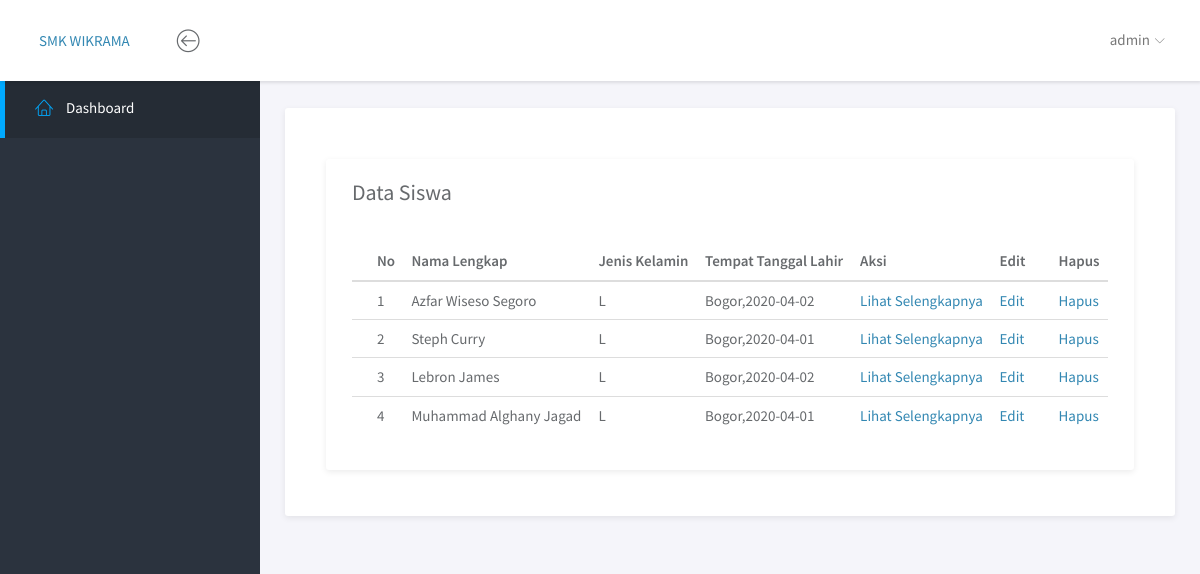
/admin/datasiswa.php (signed in), run on the app's committed database.
### tables this page shows
CREATE TABLE `siswa` (
  `id` int(10) UNSIGNED NOT NULL,
  `jalur` varchar(30) NOT NULL,
  `nama_lengkap` varchar(255) NOT NULL,
  `nama_panggilan` varchar(255) NOT NULL,
  `jk` varchar(255) NOT NULL,
  `tempat_lahir` varchar(255) NOT NULL,
  `tgl_lahir` date NOT NULL,
  `agama` varchar(255) NOT NULL,
  `cita` varchar(255) NOT NULL,
  `hoby` varchar(255) NOT NULL,
  `anak_ke` varchar(255) NOT NULL,
  `sodara_kandung` bigint(20) NOT NULL,
  `sodara_tiri` bigint(20) NOT NULL,
  `sodara_angkat` bigint(20) NOT NULL,
  `berat_badan` bigint(20) NOT NULL,
  `tinggi_badan` bigint(20) NOT NULL,
  `goldar` varchar(255) NOT NULL,
  `alamat` longtext NOT NULL,
  `no_telp_rumah` varchar(20) NOT NULL,
  `email` varchar(255) NOT NULL,
  `tinggal_dengan` varchar(255) NOT NULL,
  `penyakit` varchar(255) NOT NULL,
  `kelainan` varchar(255) NOT NULL,
  `nama_ayah` varchar(255) NOT NULL,
  `tempat_lahir_ayah` varchar(255) NOT NULL,
  `tgl_lahir_ayah` date NOT NULL,
  `pekerjaan_ayah` varchar(255) NOT NULL,
  `pendidikan_ayah` varchar(255) NOT NULL,
  `warga_ayah` varchar(255) NOT NULL,
  `agama_ayah` varchar(255) NOT NULL,
  `no_hp_ayah` varchar(20) NOT NULL,
  `nama_ibu` varchar(255) NOT NULL,
  `tempat_lahir_ibu` varchar(255) NOT NULL,
  `tgl_lahir_ibu` date NOT NULL,
  `pekerjaan_ibu` varchar(255) NOT NULL,
  `pendidikan_ibu` varchar(255) NOT NULL,
  `warga_ibu` varchar(255) NOT NULL,
  `agama_ibu` varchar(255) NOT NULL,
  `no_hp_ibu` varchar(20) NOT NULL,
  `pai_sm1` bigint(20) NOT NULL,
  `pai_sm2` bigint(20) NOT NULL,
  `pai_sm3` bigint(20) NOT NULL,
  `pai_sm4` bigint(20) NOT NULL,
  `pai_sm5` bigint(20) NOT NULL,
  `indo_sm1` bigint(20) NOT NULL,
  `indo_sm2` bigint(20) NOT NULL,
  `indo_sm3` bigint(20) NOT NULL,
  `indo_sm4` bigint(20) NOT NULL,
  `indo_sm5` bigint(20) NOT NULL,
  `ing_sm1` bigint(20) NOT NULL,
  `ing_sm2` bigint(20) NOT NULL,
  `ing_sm3` bigint(20) NOT NULL,
  `ing_sm4` bigint(20) NOT NULL,
  `ing_sm5` bigint(20) NOT NULL,
  `mtk_sm1` bigint(20) NOT NULL,
  `mtk_sm2` bigint(20) NOT NULL,
  `mtk_sm3` bigint(20) NOT NULL,
  `mtk_sm4` bigint(20) NOT NULL,
  `mtk_sm5` bigint(20) NOT NULL,
  `ipa_sm1` bigint(20) NOT NULL,
  `ipa_sm2` bigint(20) NOT NULL,
  `ipa_sm3` bigint(20) NOT NULL,
  `ipa_sm4` bigint(20) NOT NULL,
  `ipa_sm5` bigint(20) NOT NULL,
  `ips_sm1` bigint(20) NOT NULL,
  `ips_sm2` bigint(20) NOT NULL,
  `ips_sm3` bigint(20) NOT NULL,
  `ips_sm4` bigint(20) NOT NULL,
  `ips_sm5` bigint(20) NOT NULL,
  `prestasi` varchar(255) NOT NULL,
  `info` varchar(255) NOT NULL
);

### admin/datasiswa.php (the view, shortened to what this page needs)
<?php
        include'../config/koneksi.php';
?>
<!doctype html>
<html lang="en">
<head>
	<link rel="stylesheet" href="assets/vendor/bootstrap/css/bootstrap.min.css">
	<link rel="stylesheet" href="assets/vendor/font-awesome/css/font-awesome.min.css">
	<link rel="stylesheet" href="assets/vendor/linearicons/style.css">
	<link rel="stylesheet" href="assets/vendor/chartist/css/chartist-custom.css">
	<link rel="stylesheet" href="assets/css/main.css">
	<link rel="stylesheet" href="assets/css/demo.css">
</head>
<body>
	<div id="wrapper">
		<nav class="navbar navbar-default navbar-fixed-top">
			<div class="brand">
				<a href="">SMK WIKRAMA</a>
			</div>
			<div class="container-fluid">
				<div class="navbar-btn">
					<button type="button" class="btn-toggle-fullwidth"><i class="lnr lnr-arrow-left-circle"></i></button>
				</div>
				<form class="navbar-form navbar-left">
				</form>
				<div id="navbar-menu">
					<ul class="nav navbar-nav navbar-right">
						<li class="dropdown">
							<a href="#" class="dropdown-toggle" data-toggle="dropdown"> <span><?php echo $_SESSION['username'] ?></span> <i class="icon-submenu lnr lnr-chevron-down"></i></a>
						</li>
					</ul>
				</div>
			</div>
		</nav>
		<div id="sidebar-nav" class="sidebar">
			<div class="sidebar-scroll">
				<nav>
					<ul class="nav">
						<li><a href="datasiswa.php" class="active"><i class="lnr lnr-home"></i> <span>Dashboard</span></a></li>
					</ul>
				</nav>
			</div>
		</div>
		<div class="main">
			<div class="main-content">
				<div class="container-fluid">
					<div class="panel panel-headline">
						<div class="panel-heading">
						</div>
						<div class="panel-body">
							<div class="col-md-12">
							<div class="panel">
								<div class="panel-heading">
									<h3 class="panel-title">Data Siswa</h3>
								</div>
								<div class="panel-body">
									<table class="table table-hover">
										<div class="text-center">
											<thead>
											<tr>
												<th>No</th>
												<th>Nama Lengkap</th>
												<th>Jenis Kelamin</th>
												<th>Tempat Tanggal Lahir</th>
												<th>Aksi</th>
												<th>Edit</th>
												<th>Hapus</th>
											</tr>
										</thead>
										</div>
										<tbody>
											<?php
						                    $no=0;
						                    $sql=mysqli_query($con,"SELECT * FROM siswa");
						                    while($r=mysqli_fetch_array($sql)){
						                        $no++;?>
											<tr>
												<td><?php echo $no; ?></td>
												<td><?php echo $r['nama_lengkap'];?></td>
												<td><?php echo $r['jk'];?></td>
												<td><?php echo $r['tempat_lahir'];?>,<?php echo $r['tgl_lahir'];?></td>
												<td><a href="profile.php?id=<?php echo $r['id']; ?>">Lihat Selengkapnya</a></td>
												<td><a href="edit.php?id=<?php echo $r['id']; ?>">Edit</td>
												<td><a href="delete.php?id=<?php echo $r['id']; ?>" onClick="return confirm('Hapus data ?')">Hapus</a></td>
											</tr>
										<?php } ?>
										</tbody>
									</table>
								</div>
							</div>
						</div>
						</div>
					</div>
						</div>
					</div>
				</div>
			</div>
</body>
</html>

### admin/assets/css/main.css (style rules this page uses)
html { position: relative; min-height: 100%; }
body { background-color: #F3F5F8; font-family: "Source Sans Pro", sans-serif; font-size: 15px; color: #676a6d; }
a { color: #3287B2; }
th { font-weight: 600; }
#wrapper .sidebar { -webkit-transition: all 0.3s ease-in-out; -moz-transition: all 0.3s ease-in-out; -ms-transition: all 0.3s ease-in-out; -o-transition: all 0.3s ease-in-out; transition: all 0.3s ease-in-out; width: 260px; height: 100%; float: left; background-color: #2B333E; position: fixed; left: 0; }
#wrapper .main { -webkit-transition: all 0.3s ease-in-out; -moz-transition: all 0.3s ease-in-out; -ms-transition: all 0.3s ease-in-out; -o-transition: all 0.3s ease-in-out; transition: all 0.3s ease-in-out; width: calc(100% - 260px); left: 0; position: relative; float: right; background-color: #f5f5fa; }
#wrapper #sidebar-nav, #wrapper .main { padding-top: 80px; }
.main-content { padding: 28px 10px; }
.navbar-default { -webkit-transition: all 0.3s ease-in-out; -moz-transition: all 0.3s ease-in-out; -ms-transition: all 0.3s ease-in-out; -o-transition: all 0.3s ease-in-out; transition: all 0.3s ease-in-out; -moz-box-shadow: 1px 2px 3px rgba(0, 0, 0, 0.1); -webkit-box-shadow: 1px 2px 3px rgba(0, 0, 0, 0.1); box-shadow: 1px 2px 3px rgba(0, 0, 0, 0.1); -webkit-border-radius: 0; -moz-border-radius: 0; border-radius: 0; padding: 0; margin: 0; border: none; background-color: #fff; }
.navbar-default .brand { float: left; padding: 30px 39px; background-color: #fff; }
.navbar-btn { float: left; padding: 16px 0; }
.navbar-btn button { font-size: 24px; padding: 4px 8px; line-height: .7; border: none; background: none; outline: none; }
.navbar-form { padding: 15px; border: 0; }
.navbar-nav > li > a { padding: 28px 20px; }
.navbar-nav > li > a > i { font-size: 22px; margin-right: 2px; vertical-align: middle; }
.navbar-nav > li > a > i.icon-submenu { margin-left: 2px; margin-right: 0; font-size: 10px; position: relative; top: 2px; }
.navbar-nav > li > a > span { position: relative; top: 2px; }
@media screen and (min-width: 768px) { .navbar-nav.navbar-right { margin-right: 0; } }
.sidebar { z-index: 9; }
.sidebar .nav > li > a { padding: 18px 30px; color: #AEB7C2; border-left: 5px solid transparent; }
.sidebar .nav > li > a:hover, .sidebar .nav > li > a:focus, .sidebar .nav > li > a.active { color: #fff; background-color: transparent; }
.sidebar .nav > li > a:hover i, .sidebar .nav > li > a:focus i, .sidebar .nav > li > a.active i { color: #00AAFF; }
.sidebar .nav > li > a:focus, .sidebar .nav > li > a.active { background-color: #252c35; border-left-color: #00AAFF; }
.sidebar .nav i { margin-right: 10px; font-size: 18px; }
.sidebar .nav span { -webkit-transition: all 0.3s ease-in-out; -moz-transition: all 0.3s ease-in-out; -ms-transition: all 0.3s ease-in-out; -o-transition: all 0.3s ease-in-out; transition: all 0.3s ease-in-out; position: relative; top: -2px; }
.panel { -webkit-border-radius: 3px; -moz-border-radius: 3px; border-radius: 3px; -moz-box-shadow: 0 2px 6px rgba(0, 0, 0, 0.08); -webkit-box-shadow: 0 2px 6px rgba(0, 0, 0, 0.08); box-shadow: 0 2px 6px rgba(0, 0, 0, 0.08); background-color: #fff; margin-bottom: 30px; }
.panel .panel-heading, .panel .panel-body, .panel .panel-footer { padding-left: 25px; padding-right: 25px; }
.panel .panel-heading { padding-top: 20px; padding-bottom: 20px; position: relative; }
.panel .panel-heading .panel-title { margin: 0; font-size: 18px; font-weight: 300; }
.panel .panel-body { padding-top: 10px; padding-bottom: 15px; }
.panel.panel-headline .panel-heading { border-bottom: none; }
.panel.panel-headline .panel-heading .panel-title { margin-bottom: 8px; font-size: 22px; font-weight: normal; }
.panel .table > thead > tr > td:first-child, .panel .table > thead > tr > th:first-child, .panel .table > tbody > tr > td:first-child, .panel .table > tbody > tr > th:first-child, .panel .table > tfoot > tr > td:first-child, .panel .table > tfoot > tr > th:first-child { padding-left: 25px; }
.panel .table > thead > tr > td:last-child, .panel .table > thead > tr > th:last-child, .panel .table > tbody > tr > td:last-child, .panel .table > tbody > tr > th:last-child, .panel .table > tfoot > tr > td:last-child, .panel .table > tfoot > tr > th:last-child { padding-left: 25px; }

### data on the page
siswa: nama_lengkap "Azfar Wiseso Segoro", jk "L", tempat_lahir "Bogor", tgl_lahir "2020-04-02"
siswa: nama_lengkap "Steph Curry", jk "L", tempat_lahir "Bogor", tgl_lahir "2020-04-01"
siswa: nama_lengkap "Lebron James", jk "L", tempat_lahir "Bogor", tgl_lahir "2020-04-02"
siswa: nama_lengkap "Muhammad Alghany Jagad", jk "L", tempat_lahir "Bogor", tgl_lahir "2020-04-01"

### other printed values
$_SESSION['username'] "admin"
